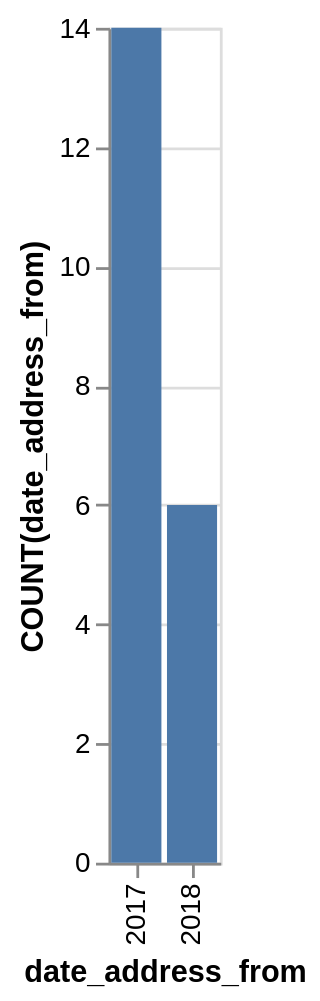

Specify this chart in Vega-Lite:
### Vega-Lite specification from a JSON file in a GitHub repository (floating-point values rounded to 4 significant figures)
{"data": {"values": [{"x_data": "2017", "y_data": 14}, {"x_data": "2018", "y_data": 6}]}, "mark": "bar", "encoding": {"x": {"field": "x_data", "type": "nominal", "title": "date_address_from", "sort": {"op": "sum", "field": "y_data", "order": "descending"}}, "y": {"field": "y_data", "type": "quantitative", "title": "COUNT(date_address_from)"}}}
